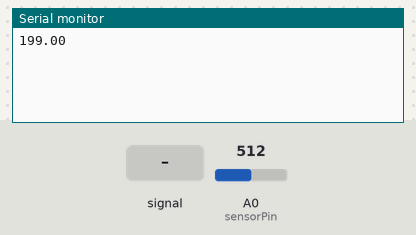
Recording of a sketch running on a simulated Arduino Uno, built with avr-gcc and run on an emulated ATmega328P. Parts: the last lines printed to the serial monitor. Inputs (shaded band) come from the test bench; at power-on: A0 (sensorPin) = 512.

Above: at 1.2 s.
1.3 s: A0 (sensorPin) fed a 200 Hz sine of ±460 counts around its level
At 2.6 s:
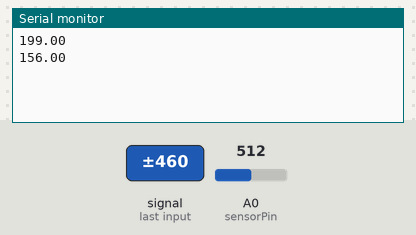
2.8 s: A0 (sensorPin) set to 716
At 3.6 s:
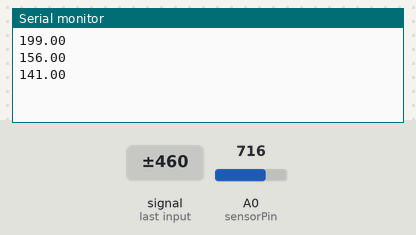
4.3 s: A0 (sensorPin) fed a 1000 Hz sine of ±255 counts around its level
At 5.6 s:
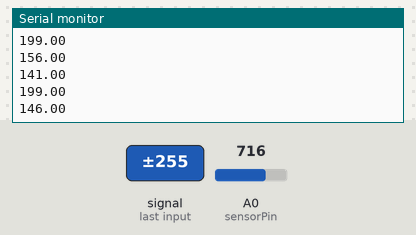
5.8 s: A0 (sensorPin) set to 900
At 6.8 s:
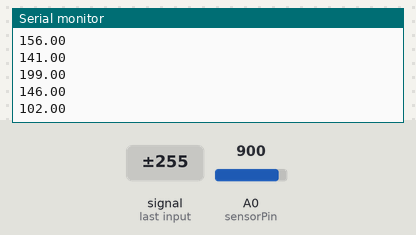
Timing chart, 0 to 8.3 s (numbered marks = the images above; inputs shaded):
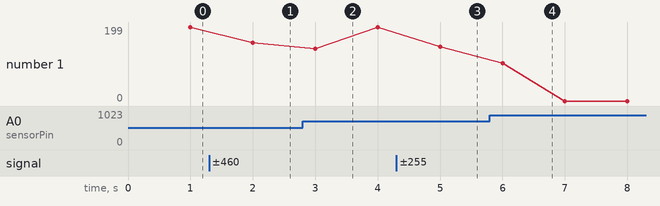

Measured:
- after the input at 1.3 s, the serial monitor: prints a new line after 0.70 s (image 1)
- after the input at 2.8 s, the serial monitor: prints a new line after 0.20 s (image 2)
- after the input at 4.3 s, the serial monitor: prints a new line after 0.70 s (image 3)
- after the input at 5.8 s, the serial monitor: prints a new line after 0.20 s (image 4)
- plotted number 1: 199 → 156 after the input at 1.3 s, 199 → 146 after the input at 4.3 s, 146 → 0 after the input at 5.8 s

The sketch:

src.ino
```cpp
unsigned long next_time;
unsigned long second_next_time;
int timeout = 5; // Частота обновления датчика оборотов
int timeout2 = 1000; //Частота вычисления оборотов в секунду
int sensorPin = A0;   // Пин, к которому подключен фоторезистор
int sensorValue = 0;   // Переменная для хранения значения с фоторезистора
int counter = 0; //Счётчик оборотов
void setup() {
  Serial.begin(9600);   // Инициализация Serial для вывода данных.
  next_time = millis() + timeout;
  second_next_time = millis() + timeout2; // вычисляем время следующего переключения
}

void loop() {
  int now_time = millis();
  sensorValue = analogRead(sensorPin);
  float voltage = sensorValue * (5.0 / 1023.0);

    if( now_time >= next_time ){
        next_time = now_time + timeout;
          if(voltage < 4){
    counter++;
  }

         }
   if( now_time >= second_next_time ){
        second_next_time = now_time + timeout2;
          float RPM = counter/(timeout2/1000);
          Serial.println(RPM);    // 02.12.2024 Тут нужно сделать вывод на сервопривод. В идеале использовать функцию map
                                  // Стрелочный индикатор на 360 градусов.
                                  //Также нужно уменьшить зеркальный элемент на роторе и решить проблему с зашкаливанием датчика - сейчас крайнее значение 200 оборотов в секунду.
          counter = 0;
         }

}
```
